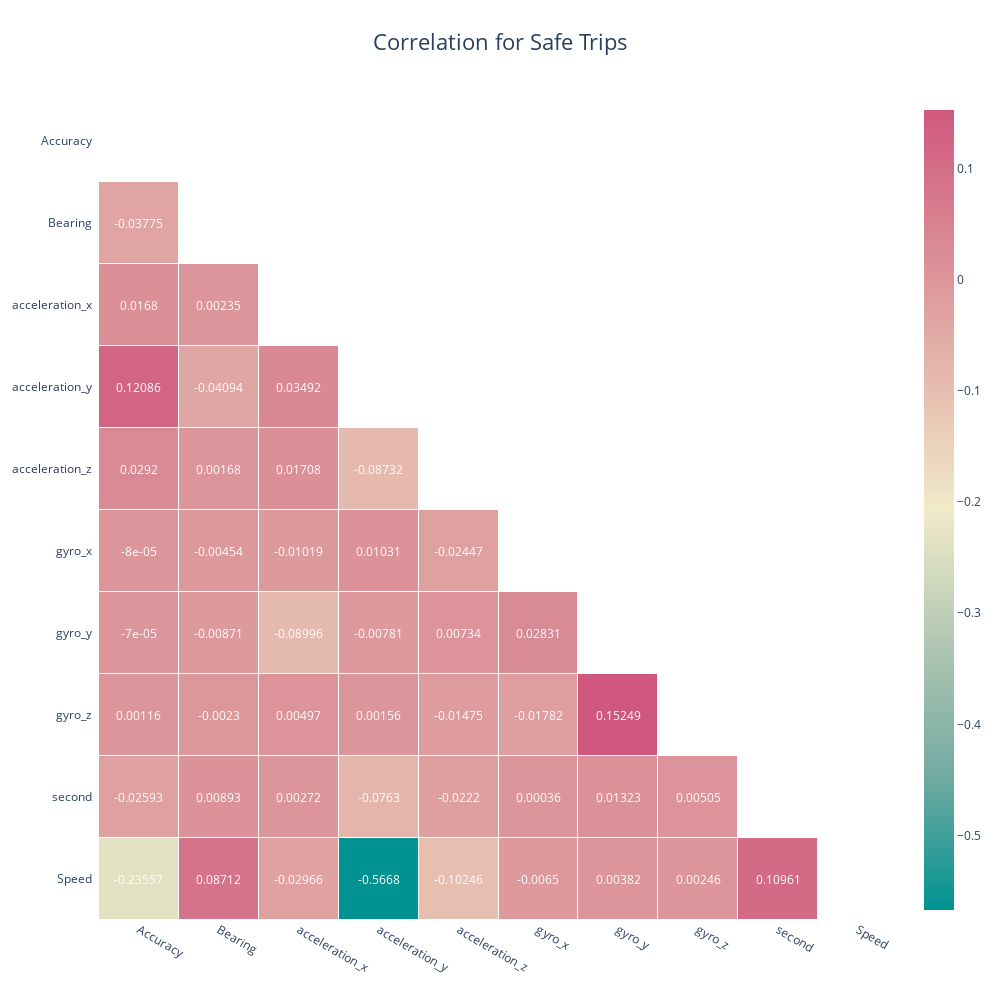

Here is the notebook cell this chart was saved with:
### Markdown cell above
## Correlation for safe data

### Code cell
import plotly.io as pio
import plotly.express as px
import plotly.graph_objects as go
import matplotlib.pyplot as plt
import numpy as np
import plotly.figure_factory as ff

# safe10 is all the safe data
safe10 = df[df['label']==0]
safe10 = safe10[safe10['Accuracy']<=3]
df1=safe10.drop(['label','bookingID'], axis=1)
corr = df1.corr().round(5)
mask = np.triu(np.ones_like(corr, dtype=bool))
df_mask = corr.mask(mask)

fig = ff.create_annotated_heatmap(z=df_mask.to_numpy(), 
                                  x=df_mask.columns.tolist(),
                                  y=df_mask.columns.tolist(),
                                  colorscale=px.colors.diverging.Tealrose,
                                  hoverinfo="none", #Shows hoverinfo for null values
                                  showscale=True, ygap=1, xgap=1
                                 )

fig.update_xaxes(side="bottom")

fig.update_layout(
    title_text='Correlation for Safe Trips', 
    title_x=0.5, 
    title_font_size=22,
    width=1000, 
    height=1000,
    xaxis_showgrid=False,
    yaxis_showgrid=False,
    xaxis_zeroline=False,
    yaxis_zeroline=False,
    yaxis_autorange='reversed',
    template='plotly_white'
)

# NaN values are not handled automatically and are displayed in the figure
# So we need to get rid of the text manually
for i in range(len(fig.layout.annotations)):
    if fig.layout.annotations[i].text == 'nan':
        fig.layout.annotations[i].text = ""

fig.show()

### Figure 1 — Plotly figure (JSON) as saved in the notebook; plotly's stock layout.template omitted (floating-point values rounded to 4 significant figures)
{"data": [{"colorscale": [[0, "rgb(0, 147, 146)"], [0.1667, "rgb(114, 170, 161)"], [0.3333, "rgb(177, 199, 179)"], [0.5, "rgb(241, 234, 200)"], [0.6667, "rgb(229, 185, 173)"], [0.8333, "rgb(217, 137, 148)"], [1, "rgb(208, 88, 126)"]], "hoverinfo": "none", "reversescale": false, "showscale": true, "type": "heatmap", "x": ["Accuracy", "Bearing", "acceleration_x", "acceleration_y", "acceleration_z", "gyro_x", "gyro_y", "gyro_z", "second", "Speed"], "xgap": 1, "y": ["Accuracy", "Bearing", "acceleration_x", "acceleration_y", "acceleration_z", "gyro_x", "gyro_y", "gyro_z", "second", "Speed"], "ygap": 1, "z": [[null, null, null, null, null, null, null, null, null, null], [-0.03775, null, null, null, null, null, null, null, null, null], [0.0168, 0.00235, null, null, null, null, null, null, null, null], [0.1209, -0.04094, 0.03492, null, null, null, null, null, null, null], [0.0292, 0.00168, 0.01708, -0.08732, null, null, null, null, null, null], [-8e-05, -0.00454, -0.01019, 0.01031, -0.02447, null, null, null, null, null], [-7e-05, -0.00871, -0.08996, -0.00781, 0.00734, 0.02831, null, null, null, null], [0.00116, -0.0023, 0.00497, 0.00156, -0.01475, -0.01782, 0.1525, null, null, null], [-0.02593, 0.00893, 0.00272, -0.0763, -0.0222, 0.00036, 0.01323, 0.00505, null, null], [-0.2356, 0.08712, -0.02966, -0.5668, -0.1025, -0.0065, 0.00382, 0.00246, 0.1096, null]]}], "layout": {"annotations": [{"font": {"color": "#FFFFFF"}, "showarrow": false, "text": "", "x": "Accuracy", "xref": "x", "y": "Accuracy", "yref": "y"}, {"font": {"color": "#FFFFFF"}, "showarrow": false, "text": "", "x": "Bearing", "xref": "x", "y": "Accuracy", "yref": "y"}, {"font": {"color": "#FFFFFF"}, "showarrow": false, "text": "", "x": "acceleration_x", "xref": "x", "y": "Accuracy", "yref": "y"}, {"font": {"color": "#FFFFFF"}, "showarrow": false, "text": "", "x": "acceleration_y", "xref": "x", "y": "Accuracy", "yref": "y"}, {"font": {"color": "#FFFFFF"}, "showarrow": false, "text": "", "x": "acceleration_z", "xref": "x", "y": "Accuracy", "yref": "y"}, {"font": {"color": "#FFFFFF"}, "showarrow": false, "text": "", "x": "gyro_x", "xref": "x", "y": "Accuracy", "yref": "y"}, {"font": {"color": "#FFFFFF"}, "showarrow": false, "text": "", "x": "gyro_y", "xref": "x", "y": "Accuracy", "yref": "y"}, {"font": {"color": "#FFFFFF"}, "showarrow": false, "text": "", "x": "gyro_z", "xref": "x", "y": "Accuracy", "yref": "y"}, {"font": {"color": "#FFFFFF"}, "showarrow": false, "text": "", "x": "second", "xref": "x", "y": "Accuracy", "yref": "y"}, {"font": {"color": "#FFFFFF"}, "showarrow": false, "text": "", "x": "Speed", "xref": "x", "y": "Accuracy", "yref": "y"}, {"font": {"color": "#FFFFFF"}, "showarrow": false, "text": "-0.03775", "x": "Accuracy", "xref": "x", "y": "Bearing", "yref": "y"}, {"font": {"color": "#FFFFFF"}, "showarrow": false, "text": "", "x": "Bearing", "xref": "x", "y": "Bearing", "yref": "y"}, {"font": {"color": "#FFFFFF"}, "showarrow": false, "text": "", "x": "acceleration_x", "xref": "x", "y": "Bearing", "yref": "y"}, {"font": {"color": "#FFFFFF"}, "showarrow": false, "text": "", "x": "acceleration_y", "xref": "x", "y": "Bearing", "yref": "y"}, {"font": {"color": "#FFFFFF"}, "showarrow": false, "text": "", "x": "acceleration_z", "xref": "x", "y": "Bearing", "yref": "y"}, {"font": {"color": "#FFFFFF"}, "showarrow": false, "text": "", "x": "gyro_x", "xref": "x", "y": "Bearing", "yref": "y"}, {"font": {"color": "#FFFFFF"}, "showarrow": false, "text": "", "x": "gyro_y", "xref": "x", "y": "Bearing", "yref": "y"}, {"font": {"color": "#FFFFFF"}, "showarrow": false, "text": "", "x": "gyro_z", "xref": "x", "y": "Bearing", "yref": "y"}, {"font": {"color": "#FFFFFF"}, "showarrow": false, "text": "", "x": "second", "xref": "x", "y": "Bearing", "yref": "y"}, {"font": {"color": "#FFFFFF"}, "showarrow": false, "text": "", "x": "Speed", "xref": "x", "y": "Bearing", "yref": "y"}, {"font": {"color": "#FFFFFF"}, "showarrow": false, "text": "0.0168", "x": "Accuracy", "xref": "x", "y": "acceleration_x", "yref": "y"}, {"font": {"color": "#FFFFFF"}, "showarrow": false, "text": "0.00235", "x": "Bearing", "xref": "x", "y": "acceleration_x", "yref": "y"}, {"font": {"color": "#FFFFFF"}, "showarrow": false, "text": "", "x": "acceleration_x", "xref": "x", "y": "acceleration_x", "yref": "y"}, {"font": {"color": "#FFFFFF"}, "showarrow": false, "text": "", "x": "acceleration_y", "xref": "x", "y": "acceleration_x", "yref": "y"}, {"font": {"color": "#FFFFFF"}, "showarrow": false, "text": "", "x": "acceleration_z", "xref": "x", "y": "acceleration_x", "yref": "y"}, {"font": {"color": "#FFFFFF"}, "showarrow": false, "text": "", "x": "gyro_x", "xref": "x", "y": "acceleration_x", "yref": "y"}, {"font": {"color": "#FFFFFF"}, "showarrow": false, "text": "", "x": "gyro_y", "xref": "x", "y": "acceleration_x", "yref": "y"}, {"font": {"color": "#FFFFFF"}, "showarrow": false, "text": "", "x": "gyro_z", "xref": "x", "y": "acceleration_x", "yref": "y"}, {"font": {"color": "#FFFFFF"}, "showarrow": false, "text": "", "x": "second", "xref": "x", "y": "acceleration_x", "yref": "y"}, {"font": {"color": "#FFFFFF"}, "showarrow": false, "text": "", "x": "Speed", "xref": "x", "y": "acceleration_x", "yref": "y"}, {"font": {"color": "#FFFFFF"}, "showarrow": false, "text": "0.12086", "x": "Accuracy", "xref": "x", "y": "acceleration_y", "yref": "y"}, {"font": {"color": "#FFFFFF"}, "showarrow": false, "text": "-0.04094", "x": "Bearing", "xref": "x", "y": "acceleration_y", "yref": "y"}, {"font": {"color": "#FFFFFF"}, "showarrow": false, "text": "0.03492", "x": "acceleration_x", "xref": "x", "y": "acceleration_y", "yref": "y"}, {"font": {"color": "#FFFFFF"}, "showarrow": false, "text": "", "x": "acceleration_y", "xref": "x", "y": "acceleration_y", "yref": "y"}, {"font": {"color": "#FFFFFF"}, "showarrow": false, "text": "", "x": "acceleration_z", "xref": "x", "y": "acceleration_y", "yref": "y"}, {"font": {"color": "#FFFFFF"}, "showarrow": false, "text": "", "x": "gyro_x", "xref": "x", "y": "acceleration_y", "yref": "y"}, {"font": {"color": "#FFFFFF"}, "showarrow": false, "text": "", "x": "gyro_y", "xref": "x", "y": "acceleration_y", "yref": "y"}, {"font": {"color": "#FFFFFF"}, "showarrow": false, "text": "", "x": "gyro_z", "xref": "x", "y": "acceleration_y", "yref": "y"}, {"font": {"color": "#FFFFFF"}, "showarrow": false, "text": "", "x": "second", "xref": "x", "y": "acceleration_y", "yref": "y"}, {"font": {"color": "#FFFFFF"}, "showarrow": false, "text": "", "x": "Speed", "xref": "x", "y": "acceleration_y", "yref": "y"}, {"font": {"color": "#FFFFFF"}, "showarrow": false, "text": "0.0292", "x": "Accuracy", "xref": "x", "y": "acceleration_z", "yref": "y"}, {"font": {"color": "#FFFFFF"}, "showarrow": false, "text": "0.00168", "x": "Bearing", "xref": "x", "y": "acceleration_z", "yref": "y"}, {"font": {"color": "#FFFFFF"}, "showarrow": false, "text": "0.01708", "x": "acceleration_x", "xref": "x", "y": "acceleration_z", "yref": "y"}, {"font": {"color": "#FFFFFF"}, "showarrow": false, "text": "-0.08732", "x": "acceleration_y", "xref": "x", "y": "acceleration_z", "yref": "y"}, {"font": {"color": "#FFFFFF"}, "showarrow": false, "text": "", "x": "acceleration_z", "xref": "x", "y": "acceleration_z", "yref": "y"}, {"font": {"color": "#FFFFFF"}, "showarrow": false, "text": "", "x": "gyro_x", "xref": "x", "y": "acceleration_z", "yref": "y"}, {"font": {"color": "#FFFFFF"}, "showarrow": false, "text": "", "x": "gyro_y", "xref": "x", "y": "acceleration_z", "yref": "y"}, {"font": {"color": "#FFFFFF"}, "showarrow": false, "text": "", "x": "gyro_z", "xref": "x", "y": "acceleration_z", "yref": "y"}, {"font": {"color": "#FFFFFF"}, "showarrow": false, "text": "", "x": "second", "xref": "x", "y": "acceleration_z", "yref": "y"}, {"font": {"color": "#FFFFFF"}, "showarrow": false, "text": "", "x": "Speed", "xref": "x", "y": "acceleration_z", "yref": "y"}, {"font": {"color": "#FFFFFF"}, "showarrow": false, "text": "-8e-05", "x": "Accuracy", "xref": "x", "y": "gyro_x", "yref": "y"}, {"font": {"color": "#FFFFFF"}, "showarrow": false, "text": "-0.00454", "x": "Bearing", "xref": "x", "y": "gyro_x", "yref": "y"}, {"font": {"color": "#FFFFFF"}, "showarrow": false, "text": "-0.01019", "x": "acceleration_x", "xref": "x", "y": "gyro_x", "yref": "y"}, {"font": {"color": "#FFFFFF"}, "showarrow": false, "text": "0.01031", "x": "acceleration_y", "xref": "x", "y": "gyro_x", "yref": "y"}, {"font": {"color": "#FFFFFF"}, "showarrow": false, "text": "-0.02447", "x": "acceleration_z", "xref": "x", "y": "gyro_x", "yref": "y"}, {"font": {"color": "#FFFFFF"}, "showarrow": false, "text": "", "x": "gyro_x", "xref": "x", "y": "gyro_x", "yref": "y"}, {"font": {"color": "#FFFFFF"}, "showarrow": false, "text": "", "x": "gyro_y", "xref": "x", "y": "gyro_x", "yref": "y"}, {"font": {"color": "#FFFFFF"}, "showarrow": false, "text": "", "x": "gyro_z", "xref": "x", "y": "gyro_x", "yref": "y"}, {"font": {"color": "#FFFFFF"}, "showarrow": false, "text": "", "x": "second", "xref": "x", "y": "gyro_x", "yref": "y"}, {"font": {"color": "#FFFFFF"}, "showarrow": false, "text": "", "x": "Speed", "xref": "x", "y": "gyro_x", "yref": "y"}, {"font": {"color": "#FFFFFF"}, "showarrow": false, "text": "-7e-05", "x": "Accuracy", "xref": "x", "y": "gyro_y", "yref": "y"}, {"font": {"color": "#FFFFFF"}, "showarrow": false, "text": "-0.00871", "x": "Bearing", "xref": "x", "y": "gyro_y", "yref": "y"}, {"font": {"color": "#FFFFFF"}, "showarrow": false, "text": "-0.08996", "x": "acceleration_x", "xref": "x", "y": "gyro_y", "yref": "y"}, {"font": {"color": "#FFFFFF"}, "showarrow": false, "text": "-0.00781", "x": "acceleration_y", "xref": "x", "y": "gyro_y", "yref": "y"}, {"font": {"color": "#FFFFFF"}, "showarrow": false, "text": "0.00734", "x": "acceleration_z", "xref": "x", "y": "gyro_y", "yref": "y"}, {"font": {"color": "#FFFFFF"}, "showarrow": false, "text": "0.02831", "x": "gyro_x", "xref": "x", "y": "gyro_y", "yref": "y"}, {"font": {"color": "#FFFFFF"}, "showarrow": false, "text": "", "x": "gyro_y", "xref": "x", "y": "gyro_y", "yref": "y"}, {"font": {"color": "#FFFFFF"}, "showarrow": false, "text": "", "x": "gyro_z", "xref": "x", "y": "gyro_y", "yref": "y"}, {"font": {"color": "#FFFFFF"}, "showarrow": false, "text": "", "x": "second", "xref": "x", "y": "gyro_y", "yref": "y"}, {"font": {"color": "#FFFFFF"}, "showarrow": false, "text": "", "x": "Speed", "xref": "x", "y": "gyro_y", "yref": "y"}, {"font": {"color": "#FFFFFF"}, "showarrow": false, "text": "0.00116", "x": "Accuracy", "xref": "x", "y": "gyro_z", "yref": "y"}, {"font": {"color": "#FFFFFF"}, "showarrow": false, "text": "-0.0023", "x": "Bearing", "xref": "x", "y": "gyro_z", "yref": "y"}, {"font": {"color": "#FFFFFF"}, "showarrow": false, "text": "0.00497", "x": "acceleration_x", "xref": "x", "y": "gyro_z", "yref": "y"}, {"font": {"color": "#FFFFFF"}, "showarrow": false, "text": "0.00156", "x": "acceleration_y", "xref": "x", "y": "gyro_z", "yref": "y"}, {"font": {"color": "#FFFFFF"}, "showarrow": false, "text": "-0.01475", "x": "acceleration_z", "xref": "x", "y": "gyro_z", "yref": "y"}, {"font": {"color": "#FFFFFF"}, "showarrow": false, "text": "-0.01782", "x": "gyro_x", "xref": "x", "y": "gyro_z", "yref": "y"}, {"font": {"color": "#FFFFFF"}, "showarrow": false, "text": "0.15249", "x": "gyro_y", "xref": "x", "y": "gyro_z", "yref": "y"}, {"font": {"color": "#FFFFFF"}, "showarrow": false, "text": "", "x": "gyro_z", "xref": "x", "y": "gyro_z", "yref": "y"}, {"font": {"color": "#FFFFFF"}, "showarrow": false, "text": "", "x": "second", "xref": "x", "y": "gyro_z", "yref": "y"}, {"font": {"color": "#FFFFFF"}, "showarrow": false, "text": "", "x": "Speed", "xref": "x", "y": "gyro_z", "yref": "y"}, {"font": {"color": "#FFFFFF"}, "showarrow": false, "text": "-0.02593", "x": "Accuracy", "xref": "x", "y": "second", "yref": "y"}, {"font": {"color": "#FFFFFF"}, "showarrow": false, "text": "0.00893", "x": "Bearing", "xref": "x", "y": "second", "yref": "y"}, {"font": {"color": "#FFFFFF"}, "showarrow": false, "text": "0.00272", "x": "acceleration_x", "xref": "x", "y": "second", "yref": "y"}, {"font": {"color": "#FFFFFF"}, "showarrow": false, "text": "-0.0763", "x": "acceleration_y", "xref": "x", "y": "second", "yref": "y"}, {"font": {"color": "#FFFFFF"}, "showarrow": false, "text": "-0.0222", "x": "acceleration_z", "xref": "x", "y": "second", "yref": "y"}, {"font": {"color": "#FFFFFF"}, "showarrow": false, "text": "0.00036", "x": "gyro_x", "xref": "x", "y": "second", "yref": "y"}, {"font": {"color": "#FFFFFF"}, "showarrow": false, "text": "0.01323", "x": "gyro_y", "xref": "x", "y": "second", "yref": "y"}, {"font": {"color": "#FFFFFF"}, "showarrow": false, "text": "0.00505", "x": "gyro_z", "xref": "x", "y": "second", "yref": "y"}, {"font": {"color": "#FFFFFF"}, "showarrow": false, "text": "", "x": "second", "xref": "x", "y": "second", "yref": "y"}, {"font": {"color": "#FFFFFF"}, "showarrow": false, "text": "", "x": "Speed", "xref": "x", "y": "second", "yref": "y"}, {"font": {"color": "#FFFFFF"}, "showarrow": false, "text": "-0.23557", "x": "Accuracy", "xref": "x", "y": "Speed", "yref": "y"}, {"font": {"color": "#FFFFFF"}, "showarrow": false, "text": "0.08712", "x": "Bearing", "xref": "x", "y": "Speed", "yref": "y"}, {"font": {"color": "#FFFFFF"}, "showarrow": false, "text": "-0.02966", "x": "acceleration_x", "xref": "x", "y": "Speed", "yref": "y"}, {"font": {"color": "#FFFFFF"}, "showarrow": false, "text": "-0.5668", "x": "acceleration_y", "xref": "x", "y": "Speed", "yref": "y"}, {"font": {"color": "#FFFFFF"}, "showarrow": false, "text": "-0.10246", "x": "acceleration_z", "xref": "x", "y": "Speed", "yref": "y"}, {"font": {"color": "#FFFFFF"}, "showarrow": false, "text": "-0.0065", "x": "gyro_x", "xref": "x", "y": "Speed", "yref": "y"}, {"font": {"color": "#FFFFFF"}, "showarrow": false, "text": "0.00382", "x": "gyro_y", "xref": "x", "y": "Speed", "yref": "y"}, {"font": {"color": "#FFFFFF"}, "showarrow": false, "text": "0.00246", "x": "gyro_z", "xref": "x", "y": "Speed", "yref": "y"}, {"font": {"color": "#FFFFFF"}, "showarrow": false, "text": "0.10961", "x": "second", "xref": "x", "y": "Speed", "yref": "y"}, {"font": {"color": "#FFFFFF"}, "showarrow": false, "text": "", "x": "Speed", "xref": "x", "y": "Speed", "yref": "y"}], "height": 1000, "title": {"font": {"size": 22}, "text": "Correlation for Safe Trips", "x": 0.5}, "width": 1000, "xaxis": {"dtick": 1, "gridcolor": "rgb(0, 0, 0)", "showgrid": false, "side": "bottom", "ticks": "", "zeroline": false}, "yaxis": {"autorange": "reversed", "dtick": 1, "showgrid": false, "ticks": "", "ticksuffix": "  ", "zeroline": false}}}
